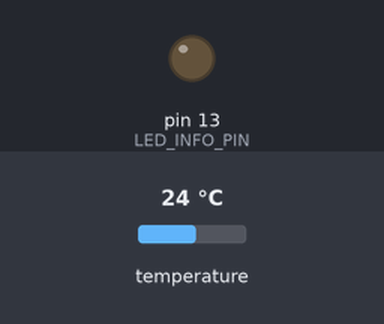
Bench run of a sketch on a simulated Arduino Nano, built with avr-gcc and run on an emulated ATmega328P. On the bench: output pins drawn as LEDs (lit = HIGH). The inputs (shaded band) are chosen by the test bench; at power-on: temperature 24 °C. No radio packets arrive unless stated.

Above: at 1.5 s.
At 6.26 s:
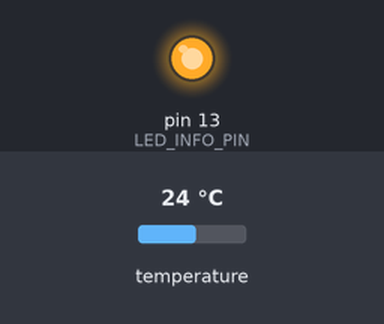
Timing chart, 0 to 6.9 s (numbered marks = the images above):
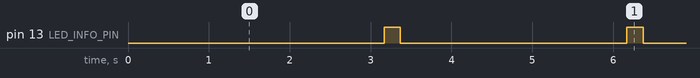

Measured:
- by itself, pin 13 (LED_INFO_PIN): alternates HIGH for 0.20 s and LOW for 2.8 s

The sketch:

Temperature-Transmitter_V1.8.ino
```cpp
////////////////////////////////////////////////////////////////////////////////////////////////
//                                                                                            //
//               КУХОННЫЕ ЧАСЫ С ТЕРМОМЕТРОМ (KITCHEN CLOCK WITH THERMOMETER)                 //
//               РАДИОПЕРЕДАТЧИК ТЕМПЕРАТУРЫ  (Radio Transmitter Temperature)                 //
//                    Отдельный модуль трансляции температуры для часов                       //
//                                    Версия (Version) 1.8                                    //
//                   Код от Анатолия Невзорова (Сode by Anatoly Nevzoroff)                    //
//                            https://github.com/AnatolyNevzoroff                             //
//                                                                                            //
////////////////////////////////////////////////////////////////////////////////////////////////

////////////////////////////////////////////////////////////////////////////////////////////////
//  СОСТАВ ОБОРУДОВАНИЯ:
//  ARDUINO NANO (AVR ATmega328P либо LGT8F328P)
//  ДАТЧИК ТЕМПЕРАТУРЫ Dallas Semiconductor DS18B20 (-55°C...+125°C)
//  ПЕРЕДАТЧИК SYN115 либо WL102-341(433,92 МГц)(2,0В...3,6В)
//  СТАБИЛИЗАТОР НАПРЯЖЕНИЯ AMS1117 (3,3В)
////////////////////////////////////////////////////////////////////////////////////////////////

////////////////////////////////////////////////////////////////////////////////////////////////
// НА ПЛАТЕ ARDUINO NANO (ATmega328P) ЗАДЕЙСТВОВАНЫ СЛЕДУЮЩИЕ ВЫВОДЫ:
//            ADC GPIO  A0  <<->
//            ADC GPIO  A1  <<->
//            ADC GPIO  A2  <<->
//            ADC GPIO  A3  <<->
//        SDA ADC GPIO  A4  <<->
//        SCL ADC GPIO  A5  <<->
//            ADC       A6  <<-
//            ADC       A7  <<-
//       INT0     GPIO  D2  <->
// TMR2b INT1 PWM GPIO  D3  <->>
//                GPIO  D4  <->  DAT SYN115 либо WL102-341
// TMR0b      PWM GPIO  D5  <->> INPUT DS18B20
// TMR0a      PWM GPIO  D6  <->>
//                GPIO  D7  <->
//                GPIO  D8  <->
// TMR1a      PWM GPIO  D9  <->>
// TMR1b      PWM GPIO  D10 <->>
// TMR2a MOSO PWM GPIO  D11 <->>
//       MISO     GPIO  D12 <->
//       SCLK     GPIO  D13 <->  LED FEEDBACK (AND INTEGRATED IN BOARD)
/////////////////////////////////////////////////////////////////////////////////////////////////


//ПОДКЛЮЧАЕМЫЕ БИБЛИОТЕКИ:
//Если ссылка на библиотеку отсутствует, значит она входит в стандартный набор Аrduino IDE
//Для дополнительных библиотек указанны ссылки-первоисточники
//С данным файлом выложены архивы библиотек в версиях на момент компиляции

#include <SPI.h>//Не используется, но необходима для компиляции
#include <OneWire.h>// https://github.com/milesburton/Arduino-Temperature-Control-Library
#include <RH_ASK.h>// http://www.airspayce.com/mikem/arduino/RadioHead/
/////////////////////////////////////////////////////////////////////////////////////////////////

//ДЛЯ ПРОВЕРКИ ДАТЧИКА ВЫВОДИМ ЗНАЧЕНИЯ ТЕМПЕРАТУРЫ В МОНИТОР СЕРИЙНОГО ПОРТА
// #define LOG_ENABLE //В РАБОЧЕЙ ВЕРСИИ УДАЛИТЬ ИЛИ ЗАКОММЕНТИРОВАТЬ!

/////////////////////////////////////////////////////////////////////////////////////////////////
#define DS18B20_PIN 5 //D5 Вход для термодатчика DS18B20
#define Transmitter_PIN 4 //D4 Выход для передатчика SYN115 либо WL102-341
#define LED_INFO_PIN 13 //D13 Выход для индикации активности + Встроенный светодиод
#define Speed_TX 1200 //Скорость передачи
#define Speed_COM 9600 //Скорость СОМ порта


//ОБЪЯВЛЯЕМ ОБЪЕКТ "ds", ДЛЯ ЧТЕНИЯ ТЕМПЕРАТУРЫ С ДАТЧИКА DS18B20
OneWire ds(DS18B20_PIN);
/////////////////////////////////////////////////////////////////////////////////////////////////


//УСТАНАВЛИВАЕМ СКОРОСТЬ ПЕРЕДАЧИ И ВЫВОД ДЛЯ ПОДКЛЮЧЕНИЯ ПЕРЕДАТЧИКА
//Можно создать объект "driver" командой: "RH_ASK driver" без параметров
//библиотека назначит скорость и выводы по умолчанию, фактически это команда:
//RH_ASK driver(2400,11,12,10)
//Но лучше задать параметры самостоятельно: RH_ASK driver(Speed,RX_pin,TX_pin,Ptt_pin)
//Speed -> Скорость приёма или передачи (бит/с),
//RX_pin -> Вывод подключения Приёмника,
//TX_pin -> Вывод подключения Передачика,
//Ptt_pin -> Вывод для переключения между режимами приёма и передачи (Push to Talk)
//Push to Talk в применяемых модулях отсутствует, в итоге:
RH_ASK driver(Speed_TX,-1,Transmitter_PIN,-1);
/////////////////////////////////////////////////////////////////////////////////////////////////


////////////////////////////////////////////////////////////////////////////////////////////////
//unsigned long от 0 до 4294967295
uint32_t Timer_MAIN,Timer_LED;//Таймеры для функции "millis()"


//float от -3.4028235E+38 до 3.4028235E+38
float TempC;//Температура в градусах Цельсия с точностью до десятых (0,0)


//int от -32768 до 32767
//int16_t hum;//Значения влажности


//char от -128 до 127
char msg[8];//Массив для передачи данных


//byte от 0 до 255 (1 byte)
//uint8_t flag=false;


////////////////////////////////////////////////////////////////////////////////////////////////
//                                          S E T U P                                         //
////////////////////////////////////////////////////////////////////////////////////////////////

void setup(){

#ifdef LOG_ENABLE
Serial.begin(Speed_COM);//Запускаем серийный порт на скорости Speed_COM
#endif

driver.init();//Инициализация передатчика

pinMode(LED_INFO_PIN,OUTPUT);//Выход для светодиода
digitalWrite(LED_INFO_PIN,LOW);//Гасим светодиод

}//END SEТUP


/////////////////////////////////////////////////////////////////////////////////////////////////
//                                           L O O P                                           //
/////////////////////////////////////////////////////////////////////////////////////////////////

void loop(){

//Каждые 3 секунды запрашиваем температуру и передаём по радиоканалу, можно чаще, но датчик,
//вычисляя температуру, слегка греется и может завышать показания при более частых запросах
if(millis()-Timer_MAIN>3000){Timer_MAIN=millis();

Temperature();//Получаем температуру с датчика

//ПЕРЕВОДИМ ТЕМПЕРАТУРУ ОКРУГЛЁННУЮ ДО ДЕСЯТЫХ В ЦЕЛОЕ ПОЛОЖИТЕЛЬНОЕ ЧИСЛО ИЗ 4-х РАЗРЯДОВ
//Диапазон температур измеряемый датчиком составляет: от -55,0 °C до +125,0 °C
//Для перевода температуры округлённой до десятых в целое число умножаем на 10
//Диапазон значений составит: от -550 до +1250
//Для передачи температуры переводим диапазон в положительную область, прибавив 2000
//Для получения 4-х разрядного числа достаточно прибавить 1550, но эксплуатируя часы,
//например в Якутии, где датчик вдруг да выдаст температуру ниже паспортной -55,0 °C,
//Прибавляем "с запасом" красивое число 2000
//Диапазон значений составит: от +1450 до +3250

int16_t tmpr=(TempC*10)+2000;

//ИСХОДЯ ИЗ РЕАЛИЙ ТЕМПЕРАТУРЫ ВОЗДУХА НА ПОВЕРХНОСТИ ПЛАНЕТЫ ЗЕМЛЯ
if(tmpr>2990){tmpr=2990;}//Ограничиваем МАКСИМАЛЬНУЮ температуру для передачи до +99,0 °C
if(tmpr<1010){tmpr=1010;}//Ограничиваем МИНИМАЛЬНУЮ температуру для передачи до  -99,0 °C

//ФОРМИРУЕМ ПАКЕТ ДАННЫХ ДЛЯ ПЕРЕДАЧИ
String strMsg="TX1";//Сигнатура-идентификатор конкретного датчика (3 любых символа)
strMsg+=tmpr;//Добавляем в строку "strMsg" температуру (4 знака)
strMsg.toCharArray(msg,8);//Переводим String строку из 3+4+1=8 знаков в массив "msg"

//ЗАГРУЖАЕМ МАССИВ В ПЕРЕДАТЧИК И ОТПРАВЛЯЕМ
driver.send((uint8_t *)msg, strlen(msg));//Передача
driver.waitPacketSent();//Ждём полного окончания передачи

//ДЛЯ КОНТРОЛЯ РАБОТОСПОСОБНОСТИ ДАТЧИКА ВЫВОДИМ ЗНАЧЕНИЯ В МОНИТОР СЕРИЙНОГО ПОРТА
#ifdef LOG_ENABLE
Serial.print(F("ТЕМПЕРАТУРА ПОСЛЕ ПРЕОБРАЗОВАНИЯ: "));Serial.println(tmpr);
Serial.print(F("ИТОГОВЫЙ ПЕКЕТ ДЛЯ ПЕРЕДАЧИ: "));Serial.println(msg);
Serial.println();

//Если приёмник получит массив msg, станет известно значение переменной tmpr
//Для печати на экране часов температуры выполним следующее:
int16_t term=abs(tmpr-2000);//Отнимаем прибавленные ранее 2000
uint8_t whole=term/10;//Получаем целое число градусов, без последнего знака (отрезаем десятые)
uint8_t fract=term%10;//Получаем десятые доли градуса, последний знак (остаток от деления на 10)
Serial.print(F("НА ЭКРАНЕ ЧАСОВ ПЕЧАТАЕМ: "));
if(tmpr-2000<0){Serial.print('-');}else{Serial.print('+');}
Serial.print(whole);Serial.print(',');Serial.println(fract);
Serial.println();Serial.println();Serial.println();Serial.println();
#endif

//ЗАЖИГАЕМ СВЕТОДИОД ДЛЯ ИНДИКАЦИИ
Timer_LED=millis();digitalWrite(LED_INFO_PIN,HIGH);

}//Конец цикла получения температуры и передачи данных каждые 3 сек.


//ГАСИМ СВЕТОДИД СПУСТЯ 0,2 сек.
if(millis()-Timer_LED>200){digitalWrite(LED_INFO_PIN,LOW);}


}//END LOOP


/////////////////////////////////////////////////////////////////////////////////////////////////
//                                             END                                             //
/////////////////////////////////////////////////////////////////////////////////////////////////
```

FUNCTIONS.ino
```cpp
////////////////////////////////////////////////////////////////////////////////////////////////
//                                      ФУНКЦИИ / FUNCTIONS                                   //
////////////////////////////////////////////////////////////////////////////////////////////////


//ФУНКЦИЯ ОПРОСА ЕДИНСТВЕННОГО ДАТЧИКА ТЕМПЕРАТУЫ DS18B20 ПОДКЛЮЧЕННОГО ПО ТРЁХПРОВОДНОЙ СХЕМЕ
void Temperature(){

uint8_t data[2];//byte массив для значений температуры

ds.reset();       //Инициализация совместно со сбросом шины данных
ds.write(0xCC);  //Сброс поиска датчика по адресу или ds.select(addr);
//ds.write(0x7F);//Точность в градусах 0,5=1F; 0,25=3F; 0,125=5F; 0,0625=7F (7F по умолчанию)
//ds.write(0x44,0);//0x44 - Запрос на измерение температуры с переносом данных в память
//0 - если у DS18B20 обычное питание (3 провода, по умолчанию), 1 - паразитное (2 провода)
ds.write(0x44);   //Запрос на измерение и рассчёт температуры
delay(100);       //Обязательная пауза для расчёта температуры
//При обычном питании 100 ms, при паразитном 750 ms
//Не имеет смысла использовать millis() так как ничем другим МК не занимается
ds.reset();       //Обязательная повторная инициализация совместно со сбросом шины данных
ds.write(0xCC);   //ПОВТОРНЫЙ сброс поиска датчика по адресу или ds.select(addr);
ds.write(0xBE);   //Запись данных в память датчика
//for(uint8_t i=0;i<9;i++){data[i]=ds.read();}//Можно прочитать все 9 байт
//и проверить CRC (он 8-ой), но достаточно только двух первых где содержится температура
data[0]=ds.read();//Чтение из памяти датчика byte low
data[1]=ds.read();//Чтение из памяти датчика byte high

//Складываем 2 значения массива типа "byte" и получаем температуру типа "int"
int16_t temp=((data[1]<<8)|data[0]);//Сумма двух первых byte

//Переводим int во float и делим на 16 в формате float (16.0), что равно умножению на 0.0625
//Это соответствует разрешающей способности датчика 12 bit (по умолчанию)
float celsius=temp/16.0;//Температура в градусах Цельсия с точностью до шести сотых (0,06)

TempC=round(celsius*10)/10.0;//Округляем с точностью до десятых
//Итог работы функции - значение температуры для глобальной переменной TempC


//Для контроля работоспособности датчика выводим значения в монитор серийного порта
#ifdef LOG_ENABLE
//Serial.print(F("Сумма двух первых byte: "));Serial.println(data[1]*256+data[0]);
Serial.print(F("ТЕМПЕРАТУРА НЕПОСРЕДСТВЕННО С ДАТЧИКА: "));Serial.println(temp);
Serial.print(F("ТЕМПЕРАТУРА С ТОЧНОСТЬЮ ДО СОТЫХ: "));Serial.println(celsius);
Serial.print(F("ТЕМПЕРАТУРА ОКРУГЛЁННАЯ ДО ДЕСЯТЫХ: "));Serial.println(TempC,1);
Serial.println();
#endif


}//////////////////////////////////////////END FUNCTION//////////////////////////////////////////


/////////////////////////////////////////////////////////////////////////////////////////////////
//                                             END                                             //
/////////////////////////////////////////////////////////////////////////////////////////////////
```
